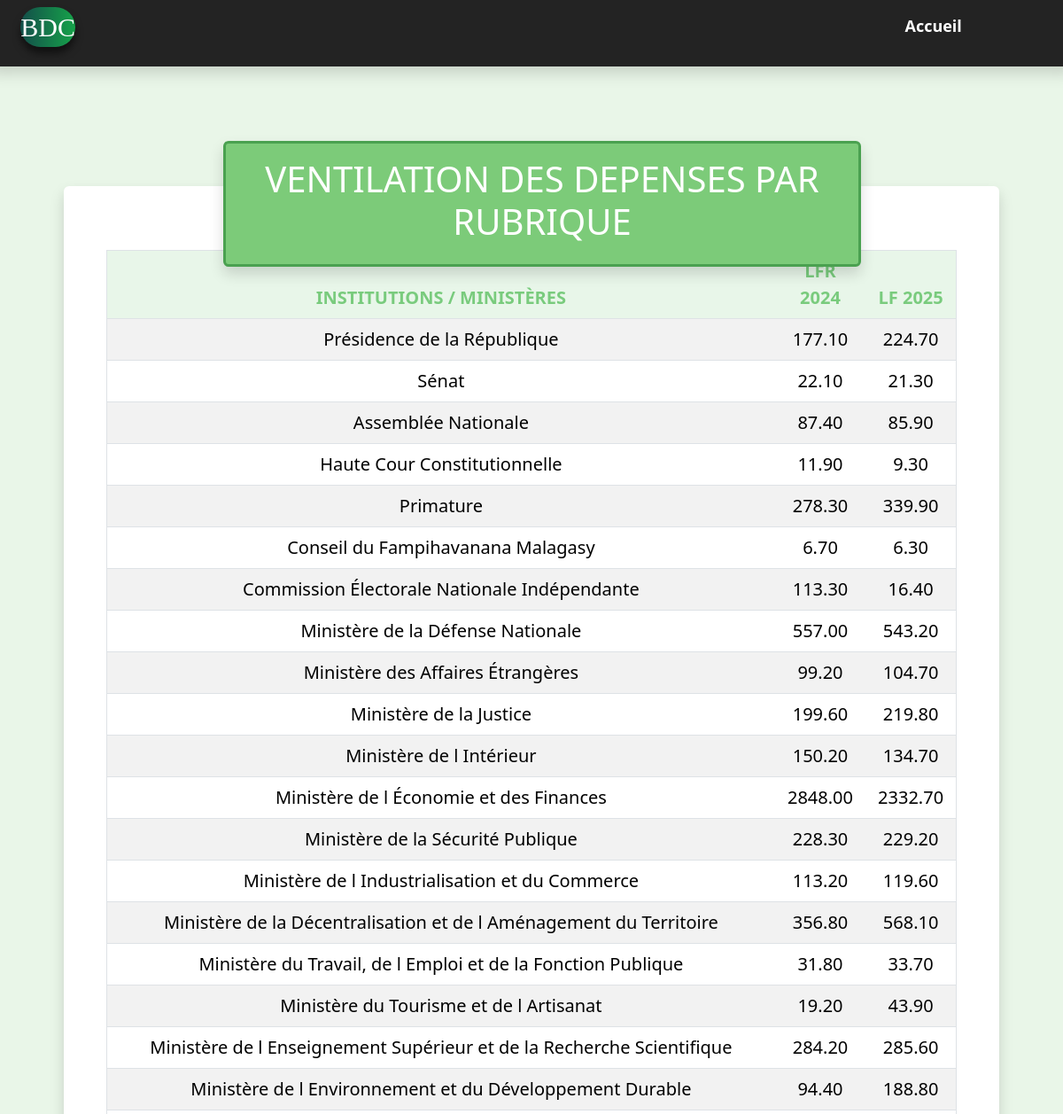
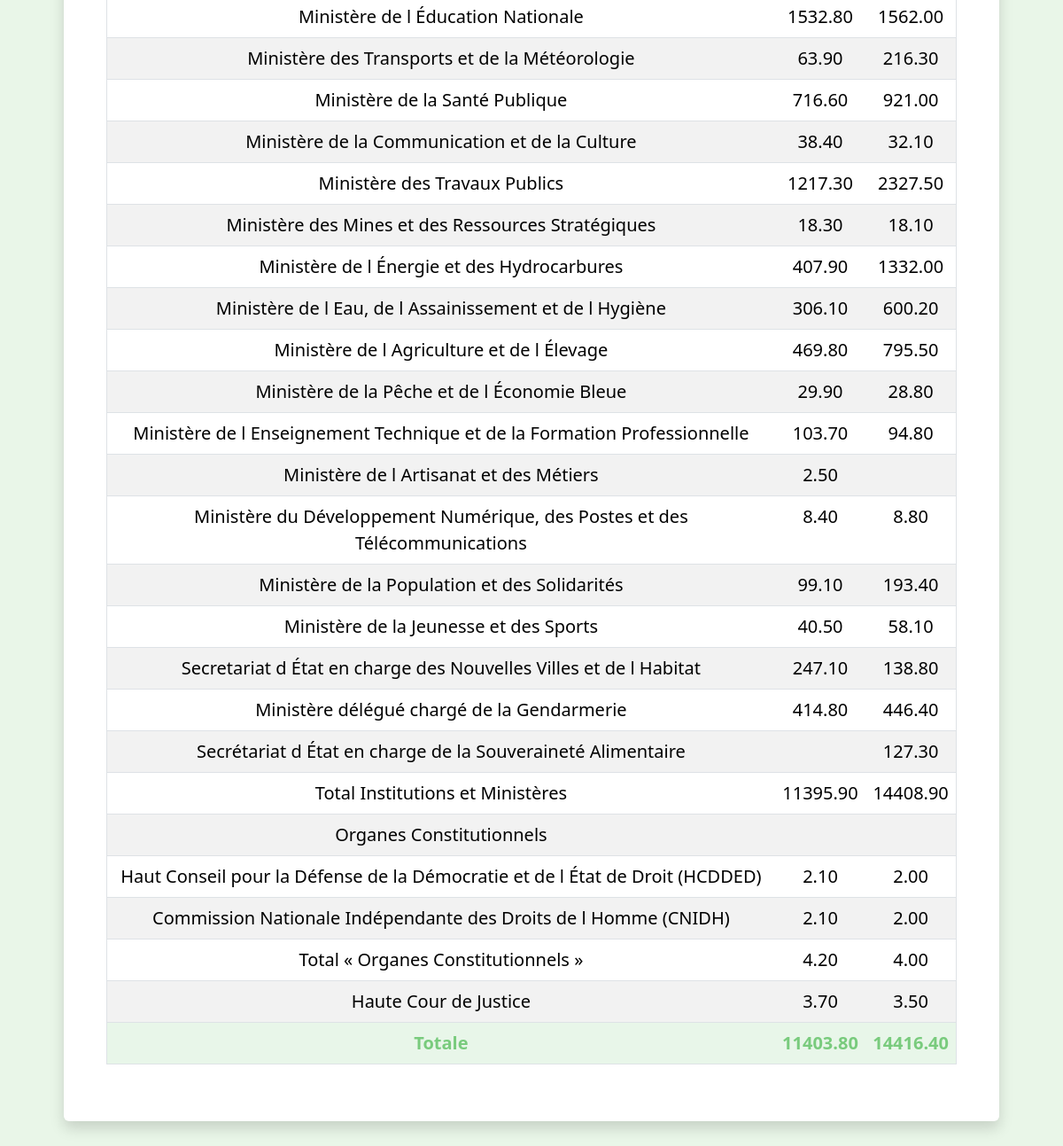
The page /pages/repartition_budget.php on the database its author committed (2 pictures, top to bottom).
### tables this page shows
create table tableau10(
    id_tab10 INT PRIMARY KEY AUTO_INCREMENT,
    Nom VARCHAR(100),
    avant DECIMAL(10,2),
    apres DECIMAL(10,2)
);

### inc/connecxon.php (called while the page is built, shortened)
<?php
function dbconnect()
{
    static $connect = null;
    if ($connect === null) {
        $connect = mysqli_connect('localhost','root','','BDC');
        mysqli_set_charset($connect, 'utf8mb4');
    }
    return $connect;
}
?>

### inc/fonction.php (called while the page is built, shortened)
<?php
    include('connecxon.php');
    function tableau10()
    {
        $sql ="SELECT * FROM tableau10";
        $requet = mysqli_query(dbconnect(),$sql);
        $result = array();
        while($tableau10 = mysqli_fetch_assoc($requet))
        {
            $result[] = $tableau10;
        }
        return $result;
    }
?>

### pages/repartition_budget.php (the view, shortened to what this page needs)
<?php
    include('../inc/fonction.php');
    $tableau10 = tableau10();
    $taille = 0;
    while (isset($tableau10[$taille]))
    {
        $taille++;
    }
?>
<!DOCTYPE html>
<html lang="en">
<head>
    <link href="../assets/bootstrap/css/bootstrap.min.css" rel="stylesheet">
    <link rel="stylesheet" href="../assets/css/style.css">
</head>
<body>
    <?php include('header1.php') ?>
    <main class="m-4 p-4">
        <div class="p-4">
            <div class="titre_recette shadow rounded">
                <h1 class="text-center p-3 text-white">VENTILATION DES DEPENSES PAR RUBRIQUE</h1>
            </div>
            <div class="container contait_table_recette p-5 rounded shadow mb-4" style="font-size:20px;">
                <table  class="table table-striped table-hover text-center rounded border mt-4">
                    <thead>
                        <tr class="fw-bold">
                            <td style="background-color: #e8f6e9ff; color: #79cb7dff">INSTITUTIONS / MINISTÈRES</td>
                            <td style="background-color: #e8f6e9ff; color: #79cb7dff">LFR 2024</td>
                            <td style="background-color: #e8f6e9ff; color: #79cb7dff">LF 2025</td>
                        </tr>
                    </thead>
                    <tbody>
                        <?php for($i = 0; $i < $taille - 1; $i++) { ?>
                            <tr>
                                <td><?php echo $tableau10[$i]['Nom']?></td>
                                <td><?php echo $tableau10[$i]['avant']?></td>
                                <td><?php echo $tableau10[$i]['apres']?></td>
                            </tr>
                        <?php } ?>
                    </tbody>
                    <tfoot>
                        <tr class="fw-bold">
                            <td style="background-color: #e8f6e9ff; color: #79cb7dff">Totale</td>
                            <td style="background-color: #e8f6e9ff; color: #79cb7dff"><?php echo $tableau10[$taille-1]['avant']?></td>
                            <td style="background-color: #e8f6e9ff; color: #79cb7dff"><?php echo $tableau10[$taille-1]['apres']?></td>
                        </tr>
                    </tfoot>
                </table>
            </div>
        </div>
    </main>
</body>
</html>

### assets/css/style.css (style rules this page uses)
body { background-color: #e9f6e8; }
.titre_recette { margin-top: 1%; position: absolute; width: 60%; margin-left: 15%; background-color: #7ccb79; border: 3px solid #4aa150; }
.contait_table_recette { margin-top: 6%; background-color: white; }

### rows shown on the page
tableau10: Nom "Présidence de la République", avant "177.10", apres "224.70"
tableau10: Nom "Sénat", avant "22.10", apres "21.30"
tableau10: Nom "Assemblée Nationale", avant "87.40", apres "85.90"
tableau10: Nom "Haute Cour Constitutionnelle", avant "11.90", apres "9.30"
tableau10: Nom "Primature", avant "278.30", apres "339.90"
tableau10: Nom "Conseil du Fampihavanana Malagasy", avant "6.70", apres "6.30"
tableau10: Nom "Commission Électorale Nationale Indépendante", avant "113.30", apres "16.40"
tableau10: Nom "Ministère de la Défense Nationale", avant "557.00", apres "543.20"
tableau10: Nom "Ministère des Affaires Étrangères", avant "99.20", apres "104.70"
tableau10: Nom "Ministère de la Justice", avant "199.60", apres "219.80"
tableau10: Nom "Ministère de l Intérieur", avant "150.20", apres "134.70"
tableau10: Nom "Ministère de l Économie et des Finances", avant "2848.00", apres "2332.70"
tableau10: Nom "Ministère de la Sécurité Publique", avant "228.30", apres "229.20"
tableau10: Nom "Ministère de l Industrialisation et du Commerce", avant "113.20", apres "119.60"
tableau10: Nom "Ministère de la Décentralisation et de l Aménagement du Territoire", avant "356.80", apres "568.10"
tableau10: Nom "Ministère du Travail, de l Emploi et de la Fonction Publique", avant "31.80", apres "33.70"
tableau10: Nom "Ministère du Tourisme et de l Artisanat", avant "19.20", apres "43.90"
tableau10: Nom "Ministère de l Enseignement Supérieur et de la Recherche Scientifique", avant "284.20", apres "285.60"
tableau10: Nom "Ministère de l Environnement et du Développement Durable", avant "94.40", apres "188.80"
tableau10: Nom "Ministère de l Éducation Nationale", avant "1532.80", apres "1562.00"
tableau10: Nom "Ministère des Transports et de la Météorologie", avant "63.90", apres "216.30"
tableau10: Nom "Ministère de la Santé Publique", avant "716.60", apres "921.00"
tableau10: Nom "Ministère de la Communication et de la Culture", avant "38.40", apres "32.10"
tableau10: Nom "Ministère des Travaux Publics", avant "1217.30", apres "2327.50"
tableau10: Nom "Ministère des Mines et des Ressources Stratégiques", avant "18.30", apres "18.10"
tableau10: Nom "Ministère de l Énergie et des Hydrocarbures", avant "407.90", apres "1332.00"
tableau10: Nom "Ministère de l Eau, de l Assainissement et de l Hygiène", avant "306.10", apres "600.20"
tableau10: Nom "Ministère de l Agriculture et de l Élevage", avant "469.80", apres "795.50"
tableau10: Nom "Ministère de la Pêche et de l Économie Bleue", avant "29.90", apres "28.80"
tableau10: Nom "Ministère de l Enseignement Technique et de la Formation Professionnelle", avant "103.70", apres "94.80"
tableau10: Nom "Ministère de l Artisanat et des Métiers", avant "2.50"
tableau10: Nom "Ministère du Développement Numérique, des Postes et des Télécommunications", avant "8.40", apres "8.80"
tableau10: Nom "Ministère de la Population et des Solidarités", avant "99.10", apres "193.40"
tableau10: Nom "Ministère de la Jeunesse et des Sports", avant "40.50", apres "58.10"
tableau10: Nom "Secretariat d État en charge des Nouvelles Villes et de l Habitat", avant "247.10", apres "138.80"
tableau10: Nom "Ministère délégué chargé de la Gendarmerie", avant "414.80", apres "446.40"
tableau10: Nom "Secrétariat d État en charge de la Souveraineté Alimentaire", apres "127.30"
tableau10: Nom "Total Institutions et Ministères", avant "11395.90", apres "14408.90"
tableau10: Nom "Organes Constitutionnels"
tableau10: Nom "Haut Conseil pour la Défense de la Démocratie et de l État de Droit (HCDDED)", avant "2.10", apres "2.00"
tableau10: Nom "Commission Nationale Indépendante des Droits de l Homme (CNIDH)", avant "2.10", apres "2.00"
tableau10: Nom "Total « Organes Constitutionnels »", avant "4.20", apres "4.00"
tableau10: Nom "Haute Cour de Justice", avant "3.70", apres "3.50"
tableau10: avant "11403.80", apres "14416.40"
